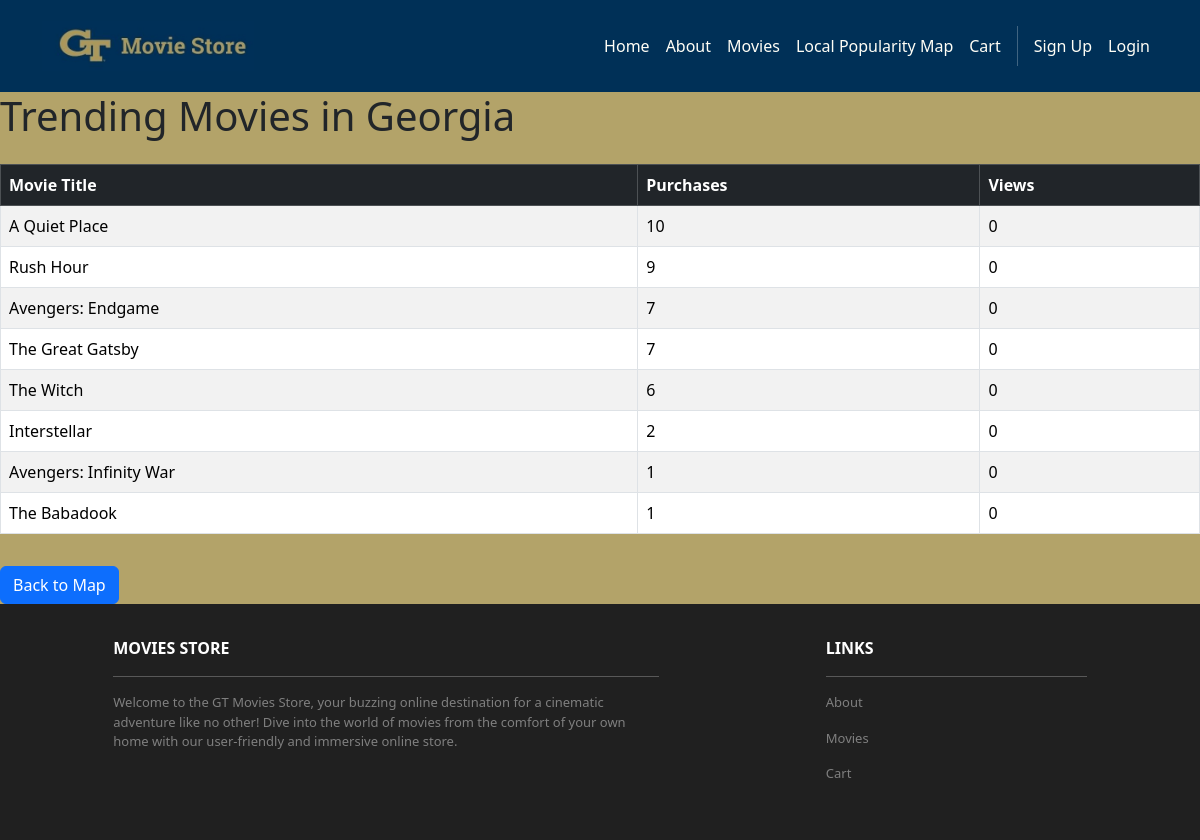
Screenshot of /popularity/1/ with the database file from the repository.
### popularity/models.py (models this page shows, shortened)
class Region(models.Model):
    name = models.CharField(max_length=100)
    lat = models.FloatField(null=True, blank=True)
    lng = models.FloatField(null=True, blank=True)

class MovieViewCount(models.Model):
    region = models.ForeignKey(Region, on_delete=models.CASCADE)
    movie = models.ForeignKey(Movie, on_delete=models.CASCADE)
    views = models.IntegerField(default=0)
    purchases = models.IntegerField(default=0)

### movies/models.py (models this page shows, shortened)
class Movie(models.Model):
    id = models.AutoField(primary_key=True)
    GENRE_CHOICES = [
        ('ACTION', 'Action'),
        ('FAMILY', 'Family'),
        ('ADVENTURE', 'Adventure'),
        ('COMEDY', 'Comedy'),
        ('DRAMA', 'Drama'),
        ('HORROR', 'Horror'),
        ('SCIFI', 'Sci-Fi'),
        ('ROMANCE', 'Romance'),
        ('FANTASY', 'Fantasy'),
    ]
    name = models.CharField(max_length=255, db_index=True)
    price = models.DecimalField(max_digits=6, decimal_places=2)
    description = models.TextField()
    genre = models.CharField(
        max_length=20,
        choices=GENRE_CHOICES,
        default='DRAMA')
    image = models.ImageField(upload_to='movie_images/', blank=True, null=True)
    image_url = models.URLField(blank=True, null=True)

### popularity/views.py (the view)
# urls.py: path('<int:region_id>/', views.region_detail, name='region_detail'),
def region_detail(request, region_id):
    region = get_object_or_404(Region, id=region_id)
    trending = MovieViewCount.objects.filter(region=region).order_by('-purchases')[:10]
    return render(request, 'popularity/region_detail.html', {
        'region': region,
        'trending': trending
    })

### popularity/templates/popularity/region_detail.html
{% extends "base.html" %}
{% load static %}
{% block content %}
<h1 class="mb-4">Trending Movies in {{ region.name }}</h1>
<table class="table table-bordered table-striped">
    <thead class="table-dark">
        <tr>
            <th>Movie Title</th>
            <th>Purchases</th>
            <th>Views</th>
        </tr>
    </thead>
    <tbody>
        {% for item in trending %}
        <tr>
            <td>{{ item.movie.name }}</td>
            <td>{{ item.purchases }}</td>
            <td>{{ item.views }}</td>
        </tr>
        {% empty %}
        <tr>
            <td colspan="3" class="text-center">No trending data yet.</td>
        </tr>
        {% endfor %}
    </tbody>
</table>
<a href="{% url 'popularity:map' %}" class="btn btn-primary mt-3">Back to Map</a>
{% endblock %}

### rows the page displays
Region: name "Georgia"
MovieViewCount: movie.name "A Quiet Place", purchases "10", views "0"
MovieViewCount: movie.name "Rush Hour", purchases "9", views "0"
MovieViewCount: movie.name "Avengers: Endgame", purchases "7", views "0"
MovieViewCount: movie.name "The Great Gatsby", purchases "7", views "0"
MovieViewCount: movie.name "The Witch", purchases "6", views "0"
MovieViewCount: movie.name "Interstellar", purchases "2", views "0"
MovieViewCount: movie.name "Avengers: Infinity War", purchases "1", views "0"
MovieViewCount: movie.name "The Babadook", purchases "1", views "0"
